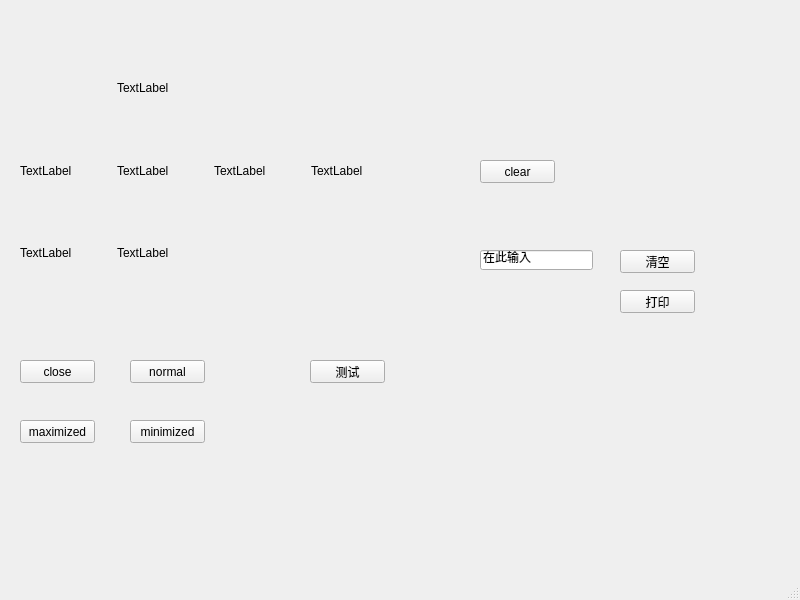
<?xml version="1.0" encoding="UTF-8"?>
<ui version="4.0">
 <class>MainWindow</class>
 <widget class="QMainWindow" name="MainWindow">
  <property name="geometry">
   <rect>
    <x>0</x>
    <y>0</y>
    <width>800</width>
    <height>600</height>
   </rect>
  </property>
  <property name="windowTitle">
   <string>MainWindow</string>
  </property>
  <widget class="QWidget" name="centralwidget">
   <widget class="QWidget" name="gridLayoutWidget">
    <property name="geometry">
     <rect>
      <x>20</x>
      <y>50</y>
      <width>381</width>
      <height>241</height>
     </rect>
    </property>
    <layout class="QGridLayout" name="gridLayout">
     <item row="0" column="0">
      <layout class="QGridLayout" name="gridLayout_2">
       <item row="4" column="1">
        <widget class="QLabel" name="label_3">
         <property name="text">
          <string>TextLabel</string>
         </property>
        </widget>
       </item>
       <item row="3" column="1">
        <widget class="QLabel" name="label_2">
         <property name="text">
          <string>TextLabel</string>
         </property>
        </widget>
       </item>
       <item row="2" column="1">
        <widget class="QLabel" name="label">
         <property name="text">
          <string>TextLabel</string>
         </property>
        </widget>
       </item>
       <item row="3" column="0">
        <widget class="QLabel" name="label_7">
         <property name="text">
          <string>TextLabel</string>
         </property>
        </widget>
       </item>
       <item row="4" column="0">
        <widget class="QLabel" name="label_8">
         <property name="text">
          <string>TextLabel</string>
         </property>
        </widget>
       </item>
      </layout>
     </item>
     <item row="0" column="1">
      <layout class="QHBoxLayout" name="horizontalLayout_2">
       <item>
        <widget class="QLabel" name="changetext">
         <property name="text">
          <string>TextLabel</string>
         </property>
        </widget>
       </item>
       <item>
        <widget class="QLabel" name="label_6">
         <property name="text">
          <string>TextLabel</string>
         </property>
        </widget>
       </item>
      </layout>
     </item>
    </layout>
   </widget>
   <widget class="QPushButton" name="pushButton_5">
    <property name="geometry">
     <rect>
      <x>20</x>
      <y>360</y>
      <width>75</width>
      <height>23</height>
     </rect>
    </property>
    <property name="text">
     <string>close</string>
    </property>
   </widget>
   <widget class="QPushButton" name="pushButton_6">
    <property name="geometry">
     <rect>
      <x>20</x>
      <y>420</y>
      <width>75</width>
      <height>23</height>
     </rect>
    </property>
    <property name="text">
     <string>maximized</string>
    </property>
   </widget>
   <widget class="QPushButton" name="pushButton">
    <property name="geometry">
     <rect>
      <x>130</x>
      <y>420</y>
      <width>75</width>
      <height>23</height>
     </rect>
    </property>
    <property name="text">
     <string>minimized</string>
    </property>
   </widget>
   <widget class="QPushButton" name="pushButton_2">
    <property name="geometry">
     <rect>
      <x>130</x>
      <y>360</y>
      <width>75</width>
      <height>23</height>
     </rect>
    </property>
    <property name="text">
     <string>normal</string>
    </property>
   </widget>
   <widget class="QPushButton" name="pushButton_3">
    <property name="geometry">
     <rect>
      <x>480</x>
      <y>160</y>
      <width>75</width>
      <height>23</height>
     </rect>
    </property>
    <property name="text">
     <string>clear</string>
    </property>
   </widget>
   <widget class="QPushButton" name="pushButton_4">
    <property name="geometry">
     <rect>
      <x>310</x>
      <y>360</y>
      <width>75</width>
      <height>23</height>
     </rect>
    </property>
    <property name="text">
     <string>测试</string>
    </property>
   </widget>
   <widget class="QLineEdit" name="lineEdit">
    <property name="geometry">
     <rect>
      <x>480</x>
      <y>250</y>
      <width>113</width>
      <height>20</height>
     </rect>
    </property>
    <property name="text">
     <string>在此输入</string>
    </property>
   </widget>
   <widget class="QPushButton" name="clear_button">
    <property name="geometry">
     <rect>
      <x>620</x>
      <y>250</y>
      <width>75</width>
      <height>23</height>
     </rect>
    </property>
    <property name="text">
     <string>清空</string>
    </property>
   </widget>
   <widget class="QPushButton" name="pushButton_7">
    <property name="geometry">
     <rect>
      <x>620</x>
      <y>290</y>
      <width>75</width>
      <height>23</height>
     </rect>
    </property>
    <property name="text">
     <string>打印</string>
    </property>
   </widget>
  </widget>
  <widget class="QMenuBar" name="menubar">
   <property name="geometry">
    <rect>
     <x>0</x>
     <y>0</y>
     <width>800</width>
     <height>23</height>
    </rect>
   </property>
  </widget>
  <widget class="QStatusBar" name="statusbar"/>
 </widget>
 <resources/>
 <connections>
  <connection>
   <sender>pushButton_3</sender>
   <signal>clicked()</signal>
   <receiver>label_6</receiver>
   <slot>clear()</slot>
   <hints>
    <hint type="sourcelabel">
     <x>495</x>
     <y>193</y>
    </hint>
    <hint type="destinationlabel">
     <x>331</x>
     <y>193</y>
    </hint>
   </hints>
  </connection>
  <connection>
   <sender>pushButton_6</sender>
   <signal>clicked()</signal>
   <receiver>MainWindow</receiver>
   <slot>showMaximized()</slot>
   <hints>
    <hint type="sourcelabel">
     <x>75</x>
     <y>453</y>
    </hint>
    <hint type="destinationlabel">
     <x>115</x>
     <y>448</y>
    </hint>
   </hints>
  </connection>
  <connection>
   <sender>pushButton_2</sender>
   <signal>clicked()</signal>
   <receiver>MainWindow</receiver>
   <slot>showNormal()</slot>
   <hints>
    <hint type="sourcelabel">
     <x>175</x>
     <y>385</y>
    </hint>
    <hint type="destinationlabel">
     <x>269</x>
     <y>396</y>
    </hint>
   </hints>
  </connection>
  <connection>
   <sender>pushButton</sender>
   <signal>clicked()</signal>
   <receiver>MainWindow</receiver>
   <slot>showMinimized()</slot>
   <hints>
    <hint type="sourcelabel">
     <x>178</x>
     <y>454</y>
    </hint>
    <hint type="destinationlabel">
     <x>223</x>
     <y>454</y>
    </hint>
   </hints>
  </connection>
  <connection>
   <sender>pushButton_5</sender>
   <signal>clicked()</signal>
   <receiver>MainWindow</receiver>
   <slot>close()</slot>
   <hints>
    <hint type="sourcelabel">
     <x>49</x>
     <y>394</y>
    </hint>
    <hint type="destinationlabel">
     <x>178</x>
     <y>395</y>
    </hint>
   </hints>
  </connection>
  <connection>
   <sender>clear_button</sender>
   <signal>clicked()</signal>
   <receiver>lineEdit</receiver>
   <slot>clear()</slot>
   <hints>
    <hint type="sourcelabel">
     <x>658</x>
     <y>286</y>
    </hint>
    <hint type="destinationlabel">
     <x>581</x>
     <y>283</y>
    </hint>
   </hints>
  </connection>
 </connections>
</ui>
